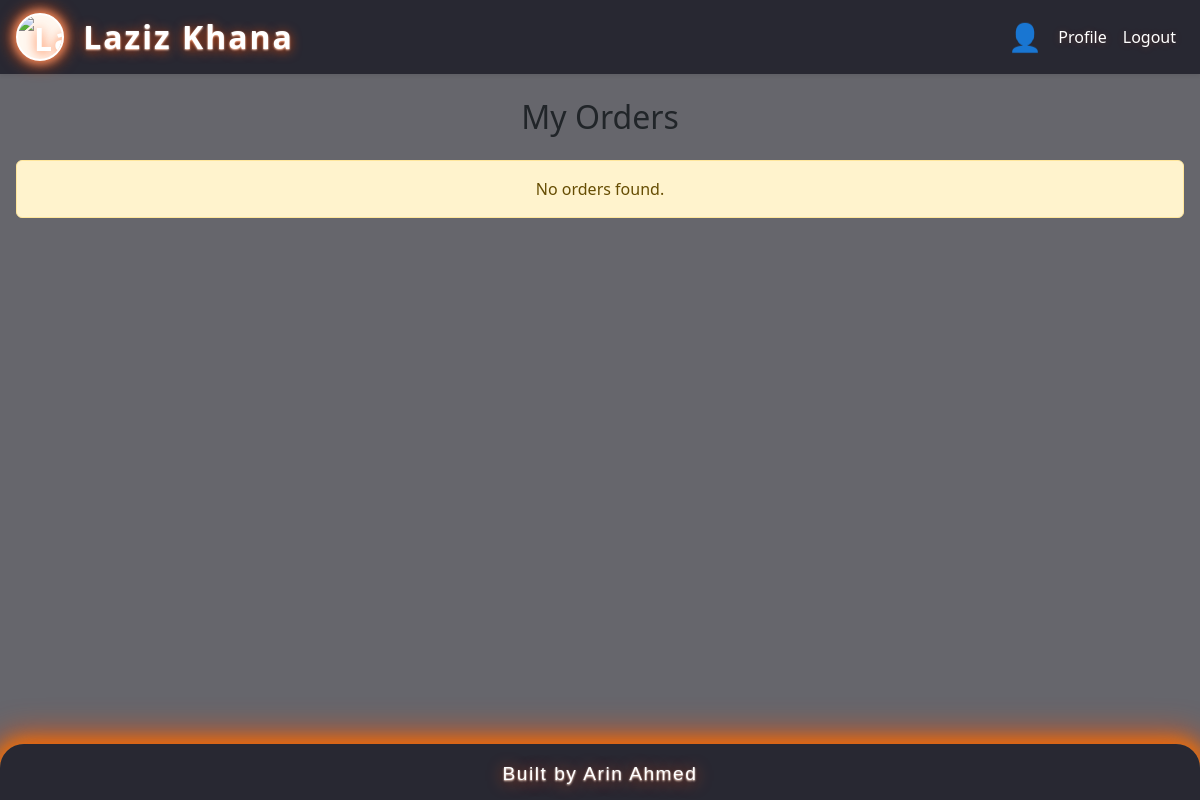
Before: /orders/my-orders/ (signed in) with the older database file.
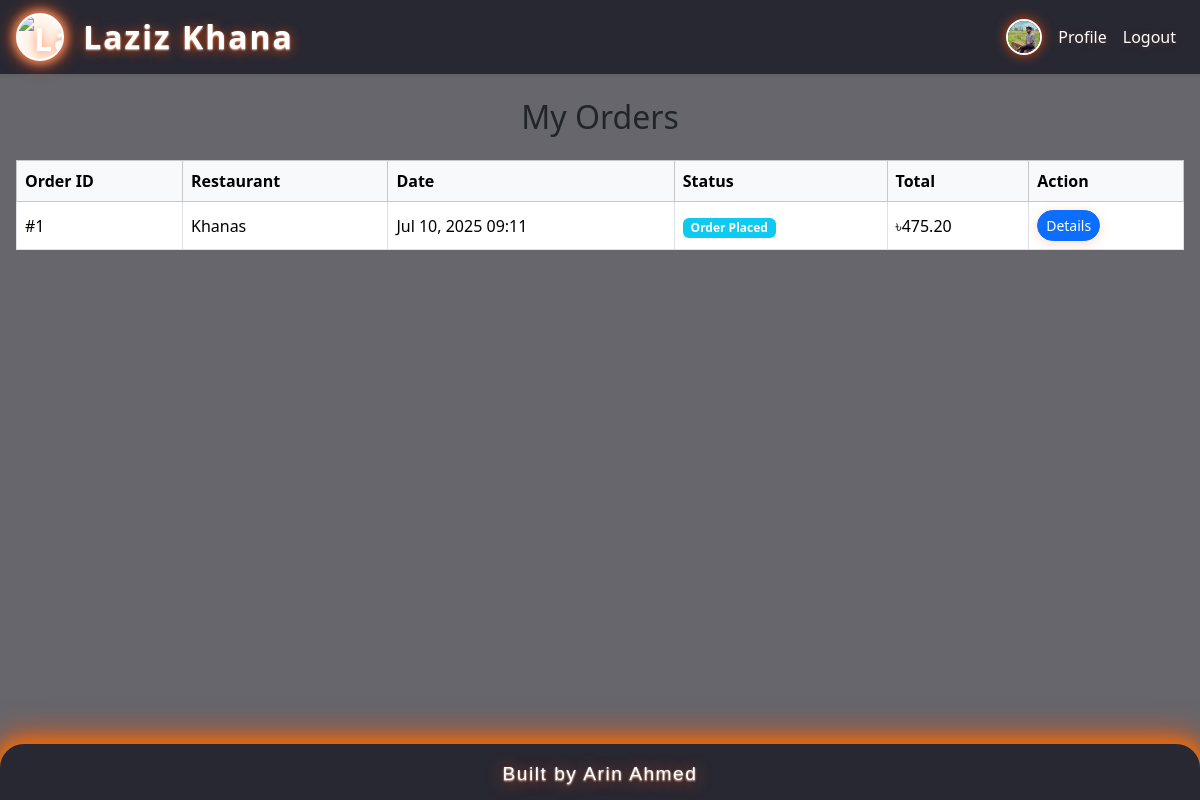
After: the same page with the newer database file.
### users/models.py (models this page shows, shortened)
class User(AbstractUser):
    email = models.EmailField(unique=True)
    phone = models.CharField(max_length=20, unique=True)
    profile_picture = models.ImageField(upload_to='profile_pics/', blank=True, null=True)
    REQUIRED_FIELDS = ['email', 'phone']

### orders/models.py (models this page shows, shortened)
class Order(models.Model):
    user = models.ForeignKey(User, on_delete=models.CASCADE, related_name='orders')
    restaurant = models.ForeignKey(Restaurant, on_delete=models.CASCADE, related_name='orders')
    items = models.ManyToManyField(MenuItem, through='OrderItem')
    total = models.DecimalField(max_digits=10, decimal_places=2)
    delivery_address = models.ForeignKey(Address, on_delete=models.SET_NULL, null=True)
    status = models.CharField(max_length=20, choices=ORDER_STATUS_CHOICES, default='placed')
    promo_code = models.ForeignKey(PromoCode, on_delete=models.SET_NULL, null=True, blank=True)
    timestamp = models.DateTimeField(auto_now_add=True)
    estimated_delivery = models.DateTimeField(blank=True, null=True)
    payment_method = models.CharField(
        max_length=20,
        choices=[
            ('bkash', 'bKash'),
            ('nagad', 'Nagad'),
            ('rocket', 'Rocket'),
            ('upay', 'Upay'),
            ('card', 'International Card'),
            ('cod', 'Cash on Delivery'),
        ],
        null=True,
        blank=True
    )

### restaurants/models.py (models this page shows, shortened)
class Restaurant(models.Model):
    name = models.CharField(max_length=100)
    logo = models.ImageField(upload_to='restaurant_logos/', blank=True, null=True)
    address = models.CharField(max_length=255)
    contact = models.CharField(max_length=50)
    operating_hours = models.CharField(max_length=100)
    delivery_radius = models.PositiveIntegerField(blank=True, null=True)
    minimum_order = models.DecimalField(max_digits=8, decimal_places=2, blank=True, null=True)
    cuisine_type = models.CharField(max_length=100)
    rating = models.FloatField(blank=True, null=True)
    is_approved = models.BooleanField()
    owner = models.ForeignKey(User, on_delete=models.SET_NULL, null=True, blank=True, related_name='restaurants')

### orders/views.py (the view)
# urls.py: path('my-orders/', views.order_history_view, name='order_history'),
@login_required
def order_history_view(request):
    orders = Order.objects.filter(user=request.user).order_by('-timestamp')
    return render(request, 'orders/order_history.html', {'orders': orders})

### orders/templates/orders/order_history.html (shortened to what this page needs)
{% extends 'base.html' %}
{% block content %}
<div class="container mt-4">
  <h2 class="mb-4 text-center animate__animated animate__fadeInDown">My Orders</h2>
  {% if orders %}
  <div class="table-responsive animate__animated animate__fadeInUp">
    <table class="table table-bordered align-middle">
      <thead class="table-light">
        <tr>
          <th>Order ID</th>
          <th>Restaurant</th>
          <th>Date</th>
          <th>Status</th>
          <th>Total</th>
          <th>Action</th>
        </tr>
      </thead>
      <tbody>
        {% for order in orders %}
        <tr>
          <td>#{{ order.pk }}</td>
          <td>{{ order.restaurant.name }}</td>
          <td>{{ order.timestamp|date:'M d, Y H:i' }}</td>
          <td><span class="badge bg-info">{{ order.get_status_display }}</span></td>
          <td>৳{{ order.total }}</td>
          <td>
            <a href="{% url 'order_detail' order.pk %}" class="btn btn-sm btn-primary">Details</a>
          </td>
        </tr>
        {% endfor %}
      </tbody>
    </table>
  </div>
  {% else %}
  <div class="alert alert-warning text-center animate__animated animate__fadeIn">No orders found.</div>
  {% endif %}
</div>
{% endblock %}

### users/templates/base.html (shortened to what this page needs)
{% load static %}
<!DOCTYPE html>
<html lang="en">
<head>
    <link href="https://cdn.jsdelivr.net/npm/bootstrap@5.3.2/dist/css/bootstrap.min.css" rel="stylesheet">
    <link rel="stylesheet" href="https://cdnjs.cloudflare.com/ajax/libs/animate.css/4.1.1/animate.min.css"/>
</head>
<body>
<div class="bg-overlay"></div>
<nav class="navbar navbar-expand-lg navbar-dark shadow-sm">
  <div class="container">
    <a class="navbar-brand d-flex align-items-center" href="/">
      <img src="{% static 'img/laziz_khana_logo.png' %}" alt="Laziz Khana Logo" class="logo-icon me-2 animate__animated animate__pulse animate__infinite">
      Laziz Khana
    </a>
    <div class="collapse navbar-collapse" id="navbarNav">
      <ul class="navbar-nav ms-auto">
        {% if user.is_authenticated %}
        <li class="nav-item d-flex align-items-center">
          {% if user.profile_picture %}
            <img src="{{ user.profile_picture.url }}" alt="Profile" class="rounded-circle me-2" style="width:36px;height:36px;object-fit:cover;border:2px solid #fff;box-shadow:0 0 12px #ff4e00cc;">
          {% else %}
            <span class="me-2" style="font-size:1.7rem;line-height:1;vertical-align:middle;">👤</span>
          {% endif %}
          <a class="nav-link" href="{% url 'profile' %}">Profile</a>
        </li>
        <li class="nav-item"><a class="nav-link" href="{% url 'logout' %}">Logout</a></li>
        {% else %}
        <li class="nav-item"><a class="nav-link" href="{% url 'login' %}">Login</a></li>
        <li class="nav-item"><a class="nav-link" href="{% url 'register' %}">Register</a></li>
        {% endif %}
      </ul>
    </div>
  </div>
</nav>
<div class="container-fluid p-0">
  <div class="main-content-responsive">
    {% block content %}{% endblock %}
  </div>
</div>
<footer class="footer">
  Built by Arin Ahmed
</footer>
</body>
</html>

Changed rows visible on the page:
now on this page (row edited): User: profile_picture (picture)
added Order: pk "1", restaurant.name "Khanas", timestamp "Jul 10, 2025 09:11", status "Order Placed", total "475.20"
Other visible differences:
text no longer shown: "👤 No orders found."
text now shown: "Order ID Restaurant Date Status Total Action"
